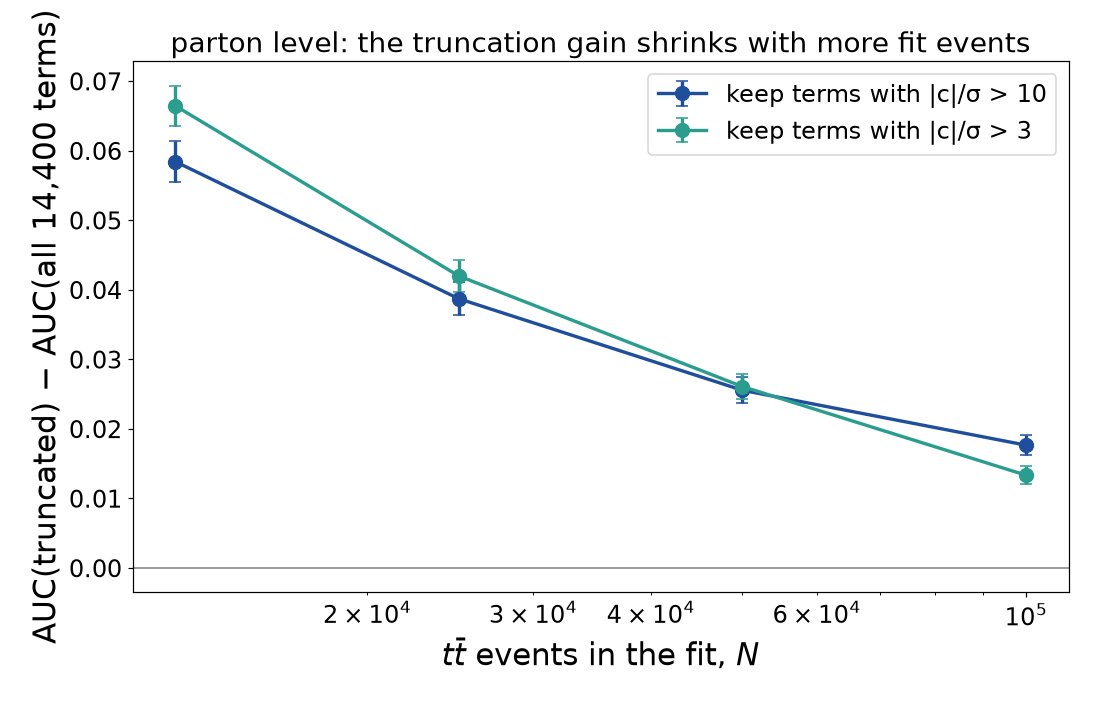

Write the Python code that produced this figure.
#!/usr/bin/env python3
"""Why does a 23-term f beat the 14,400-term f?  Test the estimation-noise explanation.

Each ĉ_k = mean of B_k over N fit events has noise σ_k ~ 1/sqrt(N); terms whose true value is ~0
contribute only noise, and the sum over thousands of them puts a random wobble on f̂(x) that is
unrelated to tt̄ vs hh.  Predictions if this is right:
  (1) the gain from truncation, AUC(trunc) - AUC(all), shrinks as N grows;
  (2) two fits on disjoint subsamples of the same size agree on the truncated f but not on the full f.
Fit on N parton-level tt̄ events (disjoint subsamples of the 100k fit sample), score the independent
10k tt̄ sample and 20k hh (no leave-one-out needed).  Paired bootstrap for the AUC differences.
Output: study_salvage/truncation_noise.json, truncation_noise.png
"""
import json
import os
import sys

import matplotlib

matplotlib.use("Agg")
import matplotlib.pyplot as plt  # noqa: E402
import numpy as np  # noqa: E402
from sklearn.metrics import roc_auc_score  # noqa: E402

HERE = os.path.dirname(os.path.abspath(__file__))
ROOT = os.path.dirname(HERE)
sys.path.insert(0, ROOT)
from plotting import osde, style  # noqa: E402
from plotting.angles import ANGLE_NAMES  # noqa: E402

LVL = "parton"
fit_all = np.load(os.path.join(ROOT, "samples/ttbar_bblvqq/run_seed1001/angles_down_truth.npz"))
ind = np.load(os.path.join(ROOT, "samples/ttbar_bblvqq/run_seed12345/angles_down_truth.npz"))
hh = np.load(os.path.join(ROOT, "samples/hh_bblvqq/run_seed2001/angles_down_truth.npz"))
get = lambda z, m=slice(None): {a: z[f"{LVL}/{a}"][m] for a in ANGLE_NAMES}  # noqa: E731
Xi, Xh = get(ind), get(hh)
lab = np.r_[np.zeros(len(Xi["Y"])), np.ones(len(Xh["Y"]))]
ntot = len(fit_all[f"{LVL}/Y"])
rng = np.random.default_rng(3)
boot = [rng.integers(0, len(lab), len(lab)) for _ in range(200)]


def auc(score, idx=None):
    return roc_auc_score(lab if idx is None else lab[idx], score if idx is None else score[idx])


rows = []
for N in (12500, 25000, 50000, 100000):
    for rep in range(min(2, ntot // N)):
        sl = slice(rep * N, (rep + 1) * N)
        f = osde.TTbarDensity().fit(get(fit_all, sl))
        variants = {"all": f, "10 sigma": f.truncated(f.significance() > 10), "3 sigma": f.truncated(f.significance() > 3)}
        sc = {k: -np.r_[g(Xi), g(Xh)] for k, g in variants.items()}           # low f = hh-like
        r = {"N": N, "rep": rep}
        for k, s in sc.items():
            r[f"auc {k}"] = auc(s)
            r[f"terms {k}"] = int(np.count_nonzero(variants[k].c))
        for k in ("10 sigma", "3 sigma"):
            d = [auc(sc[k], b) - auc(sc["all"], b) for b in boot]
            r[f"gain {k}"], r[f"gain {k} err"] = float(np.mean(d)), float(np.std(d))
        r["_scores"] = {k: v for k, v in sc.items()}
        rows.append(r)
        print(json.dumps({k: (round(v, 4) if isinstance(v, float) else v) for k, v in r.items() if k != "_scores"}), flush=True)
# (2) reproducibility: correlation of the scores from the two disjoint fits at the same N
for N in sorted({r["N"] for r in rows}):
    pair = [r for r in rows if r["N"] == N]
    if len(pair) == 2:
        for k in ("all", "10 sigma"):
            a, b = pair[0]["_scores"][k], pair[1]["_scores"][k]
            pair[0][f"rep corr {k}"] = float(np.corrcoef(a, b)[0, 1])
        print(f"N={N}: score correlation between disjoint fits: all {pair[0]['rep corr all']:.3f}, "
              f"10 sigma {pair[0]['rep corr 10 sigma']:.3f}", flush=True)
for r in rows:
    r.pop("_scores")
json.dump(rows, open(os.path.join(HERE, "truncation_noise.json"), "w"), indent=1)

style.use()
fig, ax = plt.subplots(figsize=(10, 6.4))
for k, c in (("10 sigma", "#1f4e9c"), ("3 sigma", "#2a9d8f")):
    Ns = sorted({r["N"] for r in rows})
    m = [np.mean([r[f"gain {k}"] for r in rows if r["N"] == N]) for N in Ns]
    e = [np.mean([r[f"gain {k} err"] for r in rows if r["N"] == N]) for N in Ns]
    ax.errorbar(Ns, m, e, marker="o", ms=9, lw=2.2, capsize=4, color=c, label=f"keep terms with |c|/σ > {k.split()[0]}")
ax.axhline(0, color="0.5", lw=1)
ax.set_xscale("log")
ax.set_xlabel(r"$t\bar t$ events in the fit, $N$")
ax.set_ylabel("AUC(truncated) − AUC(all 14,400 terms)")
ax.set_title("parton level: the truncation gain shrinks with more fit events", fontsize=18)
ax.legend(fontsize=16)
fig.tight_layout()
fig.savefig(os.path.join(HERE, "truncation_noise.png"), dpi=110)
